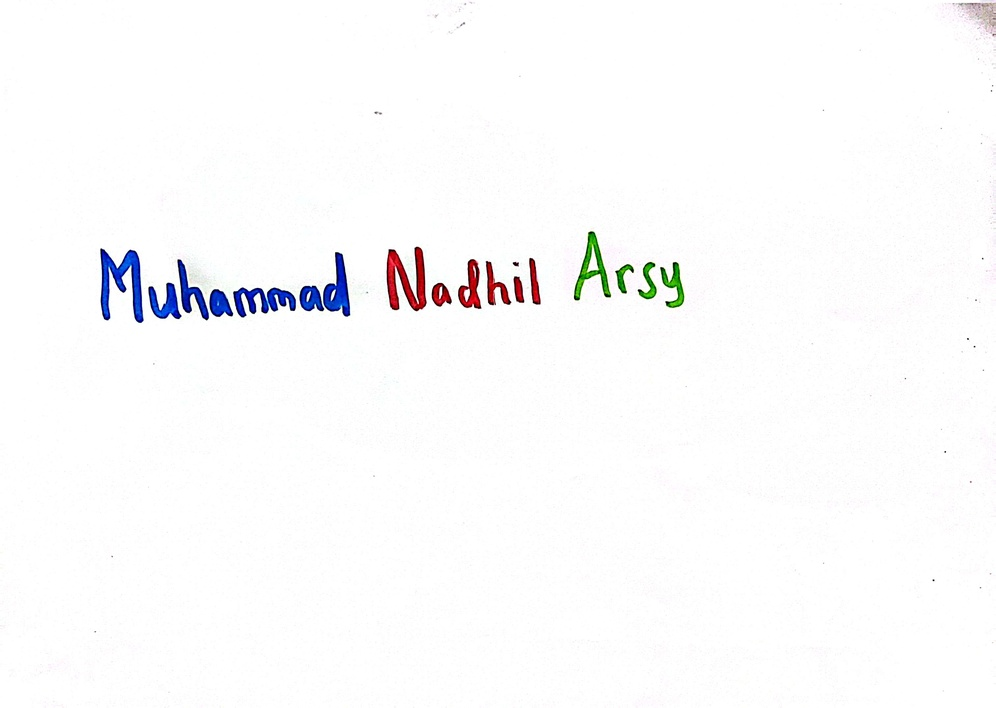
#> input picture nama.jpg, 996 x 708 px, shrunk from 3024 x 2149 before the run
$ jupyter execute 'UTS NO 1.ipynb'
#> lines starting #> are read from the running program, lines starting #| are printed output that depends on the picture; after the words box and inside, x2 and y2 are one past the last pixel; in counts of white or black regions, pixels touching at a corner belong together
## IMPORT LIBRARY

[cell 1]
## Pemisahan Channel Warna
# 202331303_Muhammad Nadhil Arsy Al-Wafi
import cv2
import numpy as np
import matplotlib.pyplot as plt

## BACA GAMBAR

[cell 2]
# 202331303_Muhammad Nadhil Arsy Al-Wafi
# Membaca gambar
img1 = cv2.imread('nama.jpg')
#> img1 is the input picture: shape (708, 996, 3); mean B, G, R 251.4, 250.8, 250.9
img2 = cv2.imread('info.jpg')
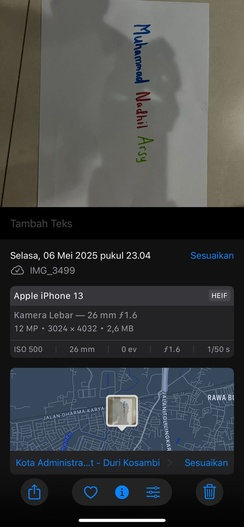
#> input picture info.jpg, 244 x 527 px, shrunk from 739 x 1600 before the run
#> img2 is the input picture: shape (527, 244, 3); mean B, G, R 66.8, 66.1, 63.7

# Mengonversi warna BGR ke RGB
img1_rgb = cv2.cvtColor(img1, cv2.COLOR_BGR2RGB)
img2_rgb = cv2.cvtColor(img2, cv2.COLOR_BGR2RGB)

# Membuat subplot
fig, axs = plt.subplots(1, 2, figsize=(12, 8))

# Menampilkan gambar pertama
axs[0].imshow(img1_rgb)
axs[0].axis('off')

# Menampilkan gambar kedua
axs[1].imshow(img2_rgb)
axs[1].axis('off')

plt.show()
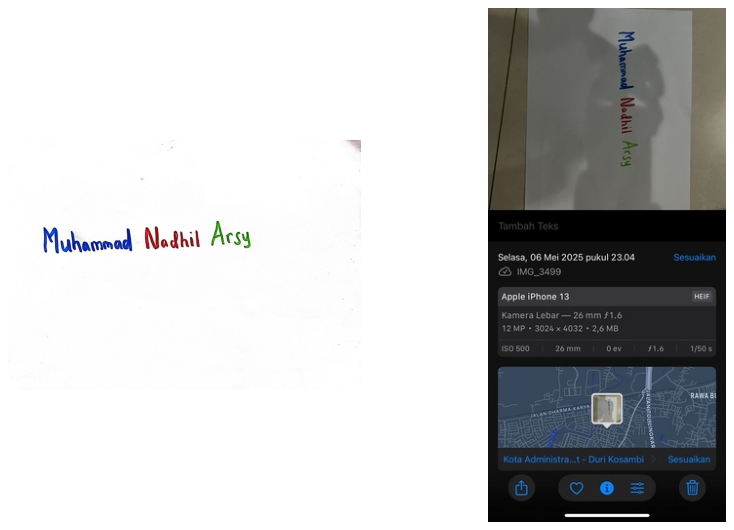
#> figure drawn by matplotlib, 2 panels

## PISAHKAN CHANNEL B, G, R

[cell 3]
# 202331303_Muhammad Nadhil Arsy Al-Wafi
b, g, r = cv2.split(img1)

# Penerapan threshold untuk mendeteksi warna biru, merah, dan hijau
# Nilai threshold ini perlu disesuaikan berdasarkan analisis histogram

[cell 4]
# 202331303_Muhammad Nadhil Arsy Al-Wafi

# Threshold untuk warna biru
_, blue_mask = cv2.threshold(b, 150, 255, cv2.THRESH_BINARY)
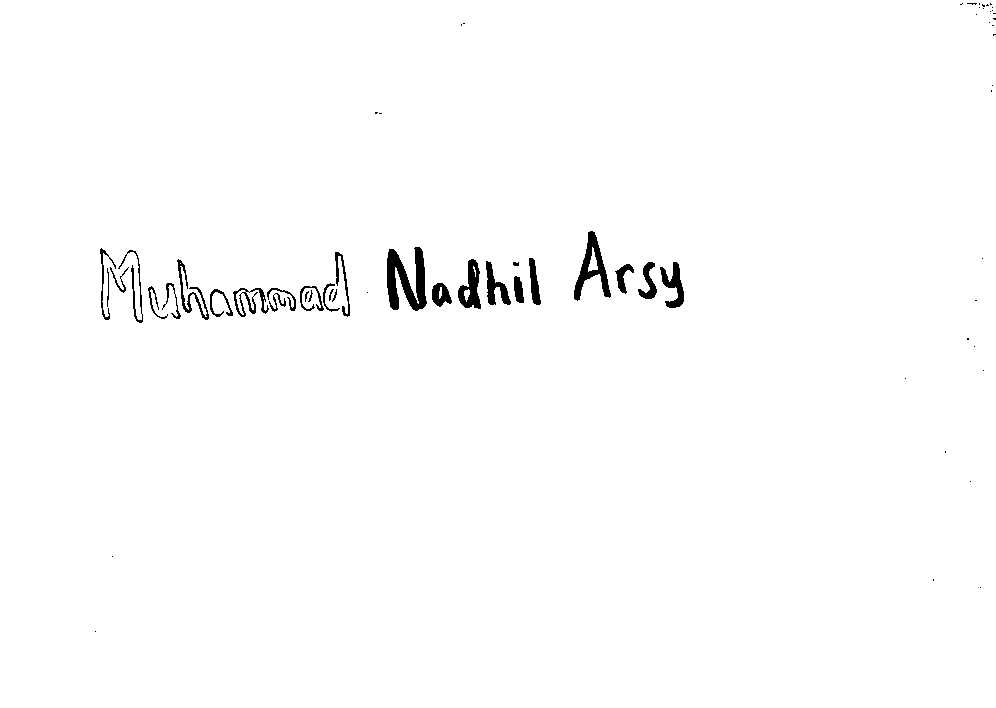
#> blue_mask: shape (708, 996); 98.9% white; 65 black regions (37 under 20 px), largest, box (x1, y1, x2, y2) and area: (387, 247, 427, 311) 1458, (574, 231, 611, 301) 910, (458, 259, 481, 309) 624

# Threshold untuk warna hijau
_, green_mask = cv2.threshold(g, 160, 255, cv2.THRESH_BINARY)
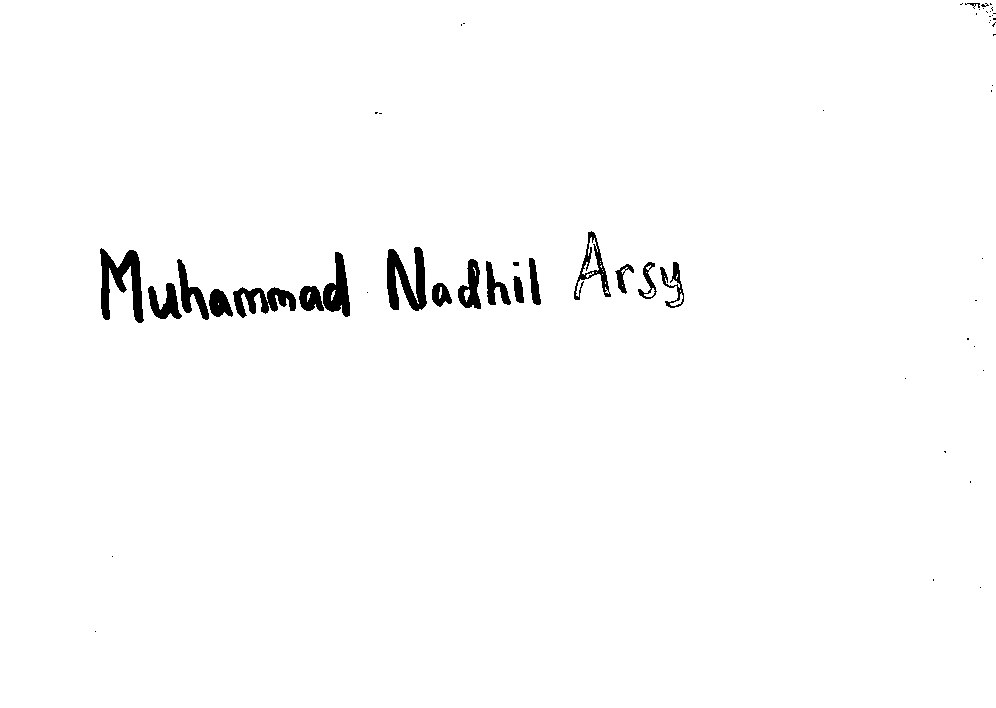
#> green_mask: shape (708, 996); 98.5% white; 56 black regions (37 under 20 px), largest, box (x1, y1, x2, y2) and area: (100, 248, 144, 323) 1583, (387, 247, 427, 311) 1479, (233, 287, 296, 318) 1040

# Threshold untuk warna merah
_, red_mask = cv2.threshold(r, 170, 255, cv2.THRESH_BINARY)
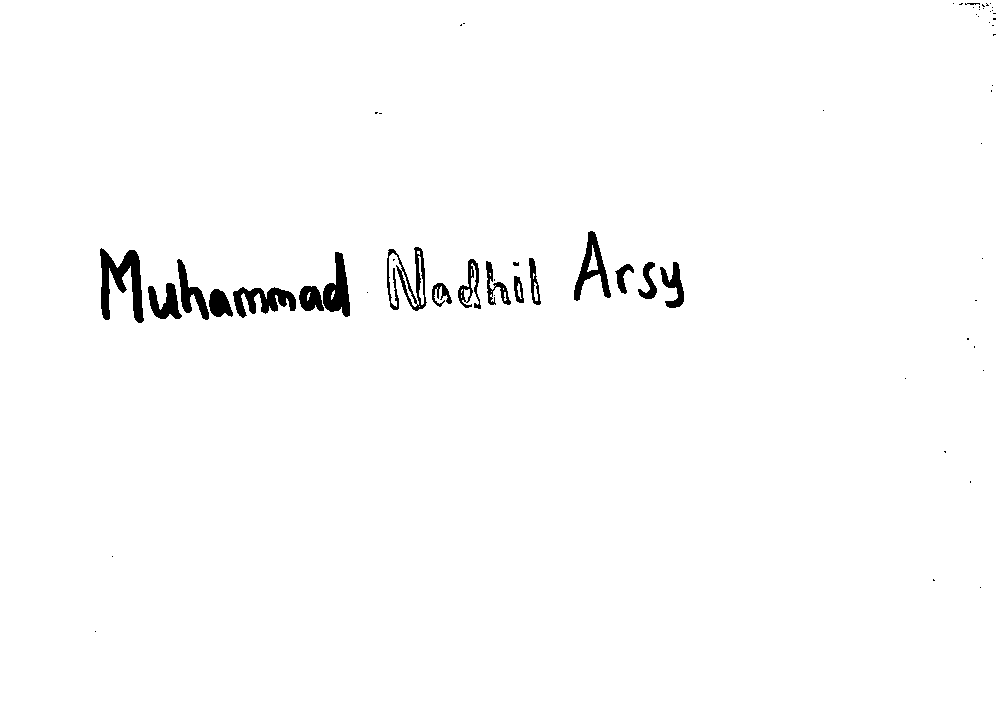
#> red_mask: shape (708, 996); 98.5% white; 62 black regions (43 under 20 px), largest, box (x1, y1, x2, y2) and area: (100, 248, 144, 323) 1610, (233, 287, 296, 318) 1061, (323, 252, 350, 317) 978

## VISUALISASI HASIL DETEKSI

[cell 5]
# 202331303_Muhammad Nadhil Arsy Al-Wafi

# Tampilkan hasil
plt.figure(figsize=(12, 8))

plt.subplot(2, 2, 1)
plt.imshow(cv2.cvtColor(img1, cv2.COLOR_BGR2RGB))
plt.title('CITRA KONTRAS')

plt.subplot(2, 2, 2)
plt.imshow(blue_mask, cmap='gray')
plt.title('BIRU')

plt.subplot(2, 2, 3)
plt.imshow(red_mask, cmap='gray')
plt.title('MERAH')

plt.subplot(2, 2, 4)
plt.imshow(green_mask, cmap='gray')
plt.title('HIJAU')

plt.tight_layout()
plt.show()

## PEMBUATAN HISTOGRAM UNTUK ANALISIS

[cell 6]
# 202331303_Muhammad Nadhil Arsy Al-Wafi

# MENAMPILKAN HISTOGRAM UNTUK DETEKSI WARNA
fig, axs = plt.subplots(3, 2, figsize=(15, 15))

# Cara 1 - Channel Blue
axs[0, 0].imshow(b, cmap='gray')
axs[0, 0].set_title('Channel Blue')
axs[0, 1].hist(b.ravel(), 256, [0, 256], color='blue')
axs[0, 1].set_title('Histogram Blue')

# Cara 2 - Channel Green
axs[1, 0].imshow(g, cmap='gray')
axs[1, 0].set_title('Channel Green')
hist_g = cv2.calcHist([g], [0], None, [256], [0, 256])
#> hist_g = 256 values, max 429191 at index 255, min 17 at index 134, mean 2754.6
axs[1, 1].plot(hist_g, color='green')
axs[1, 1].set_title('Histogram Green')

# Cara 3 - Channel Red
axs[2, 0].imshow(r, cmap='gray')
axs[2, 0].set_title('Channel Red')
hist_r = cv2.calcHist([r], [0], None, [256], [0, 256])
#> hist_r = 256 values, max 430256 at index 255, min 16 at index 108, mean 2754.6
axs[2, 1].plot(hist_r, color='red')
axs[2, 1].set_title('Histogram Red')

# Menampilkan
plt.tight_layout()
plt.show()
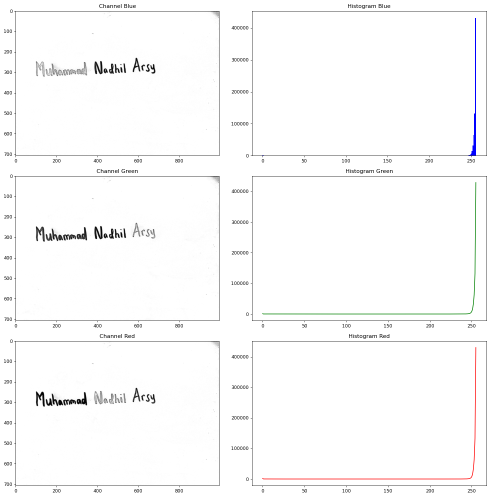
#> figure drawn by matplotlib, 6 panels; panel 2: tallest bar 431660 high, from x = 255 to 256; panel 4: curve peaks at x = 255, y = 429191; panel 6: curve peaks at x = 255, y = 430256
